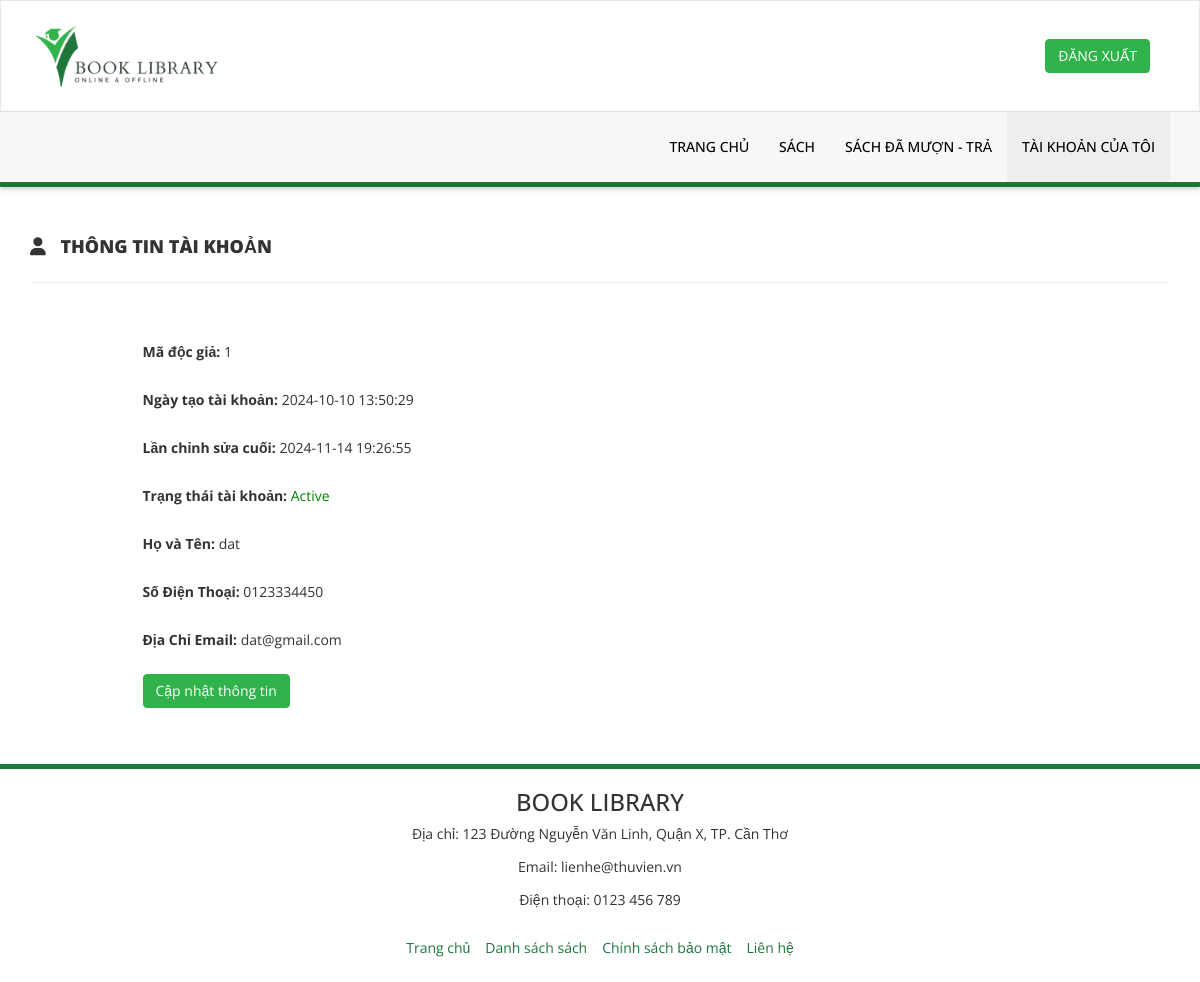
The page /my-profile.php (signed in) on the database its author committed.
### tables this page shows
CREATE TABLE `docgia` (
  `id` int NOT NULL,
  `FullName` varchar(100) DEFAULT NULL,
  `EmailId` varchar(100) DEFAULT NULL,
  `MobileNumber` char(11) DEFAULT NULL,
  `Password` varchar(255) DEFAULT NULL,
  `Status` tinyint DEFAULT NULL,
  `RegDate` timestamp NULL DEFAULT CURRENT_TIMESTAMP,
  `UpdationDate` timestamp NULL DEFAULT NULL ON UPDATE CURRENT_TIMESTAMP
);

### my-profile.php (the view, shortened to what this page needs)
<?php
include('includes/config.php');
if (strlen($_SESSION['login']) == 0) {
    header('location:index.php');
} else {
?>
    <!DOCTYPE html>
    <html xmlns="http://www.w3.org/1999/xhtml">
    <head>
        <link href="assets/css/bootstrap.css" rel="stylesheet" />
        <link href="assets/css/font-awesome.css" rel="stylesheet" />
        <link href="assets/css/style.css" rel="stylesheet" />
        <link rel="stylesheet" href="https://cdnjs.cloudflare.com/ajax/libs/font-awesome/6.0.0-beta3/css/all.min.css">
    </head>
    <body>
        <?php include('includes/header.php'); ?>
        <div class="content-wrapper">
            <div class="container">
                <div class="row pad-botm">
                    <div class="col-md-12">
                        <h4 class="header-line">
                            <i class="fas fa-user" style="margin-right: 10px;"></i> THÔNG TIN TÀI KHOẢN
                        </h4>
                    </div>
                </div>
                <div class="row">
                    <div class="col-md-9 col-md-offset-1">
                        <div class="user-info-panel">
                            <div class="panel-body">
                                <form name="accountInfo" method="post">
                                    <?php
                                    $sid = $_SESSION['stdid'];
                                    $sql = "SELECT FullName,EmailId,MobileNumber,RegDate,UpdationDate,Status FROM docgia WHERE id=:sid";
                                    $query = $dbh->prepare($sql);
                                    $query->bindParam(':sid', $sid, PDO::PARAM_STR);
                                    $query->execute();
                                    $results = $query->fetchAll(PDO::FETCH_OBJ);
                                    if ($query->rowCount() > 0) {
                                        foreach ($results as $result) { ?>
                                            <div class="form-group">
                                                <label>Mã độc giả: </label>
                                                <?php echo htmlentities($sid); ?>
                                            </div>
                                            <div class="form-group">
                                                <label>Ngày tạo tài khoản: </label>
                                                <?php echo htmlentities($result->RegDate); ?>
                                            </div>
                                            <?php if ($result->UpdationDate != "") { ?>
                                                <div class="form-group">
                                                    <label>Lần chỉnh sửa cuối: </label>
                                                    <?php echo htmlentities($result->UpdationDate); ?>
                                                </div>
                                            <?php } ?>
                                            <div class="form-group">
                                                <label>Trạng thái tài khoản: </label>
                                                <?php echo $result->Status == 1 ? '<span style="color: green">Active</span>' : '<span style="color: red">Blocked</span>'; ?>
                                            </div>
                                            <div class="form-group">
                                                <label>Họ và Tên: </label>
                                                <?php echo htmlentities($result->FullName); ?>
                                            </div>
                                            <div class="form-group">
                                                <label>Số Điện Thoại: </label>
                                                <?php echo htmlentities($result->MobileNumber); ?>
                                            </div>
                                            <div class="form-group">
                                                <label>Địa Chỉ Email: </label>
                                                <?php echo htmlentities($result->EmailId); ?>
                                            </div>
                                    <?php }
                                    } ?>
                                    <button type="button" onclick="showUpdateForm()" class="btn btn-primary" id="submit">Cập nhật thông tin</button>
                                </form>
                            </div>
                        </div>
                    </div>
                </div>
                <div class="row">
                    <div class="col-md-9 col-md-offset-1">
                    </div>
                </div>
            </div>
        </div>
        <?php include('includes/footer.php'); ?>
    </body>
    </html>
<?php } ?>

### assets/css/style.css (style rules this page uses)
body { font-family: "Open Sans", sans-serif; line-height: 28px; }
.content-wrapper { margin: 40px 0; min-height: 470px; }
.header-line { font-weight: 900; padding-bottom: 25px; border-bottom: 1px solid #eeeeee; text-transform: uppercase; }
.pad-botm { padding-bottom: 30px; }

### rows shown on the page
docgia: RegDate "2024-10-10 13:50:29", UpdationDate "2024-11-14 19:26:55", Status "Active", FullName "dat", MobileNumber "0123334450", EmailId "dat@gmail.com"
